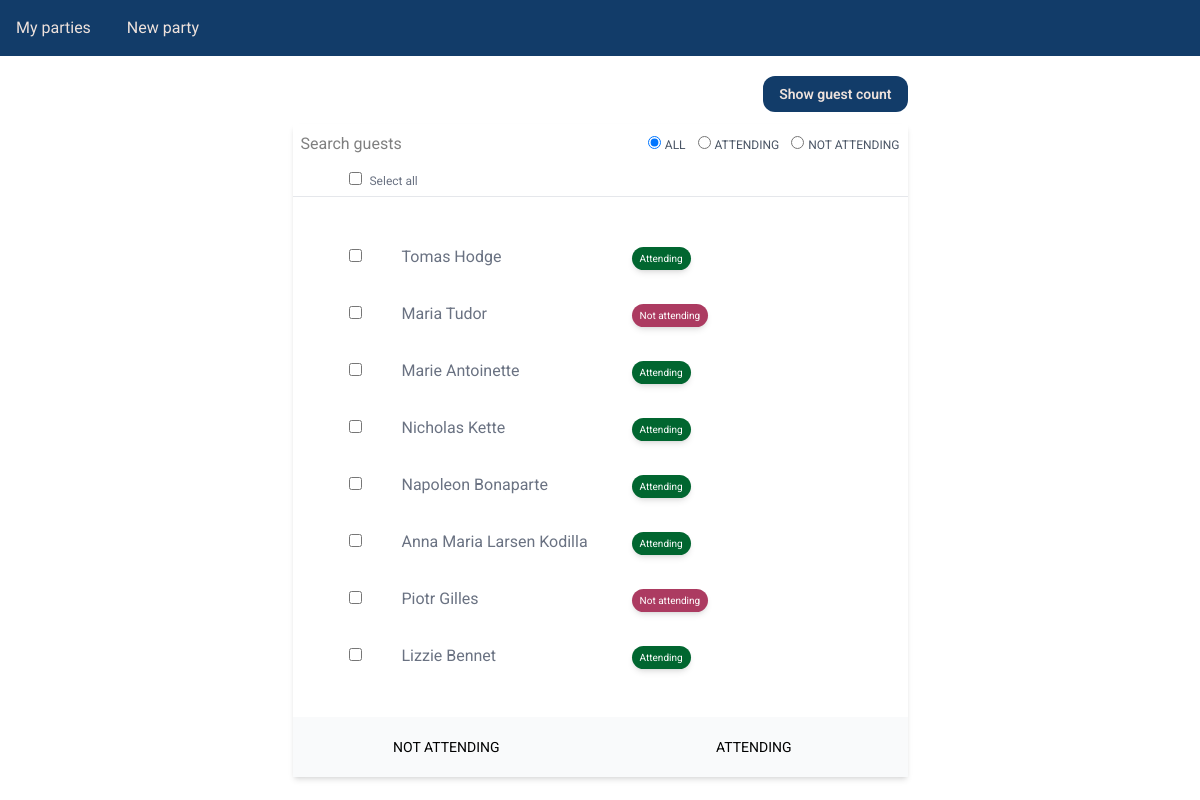
The app's page /party/00bb45a43936477b8113323c57f51f08/guests/, older data.
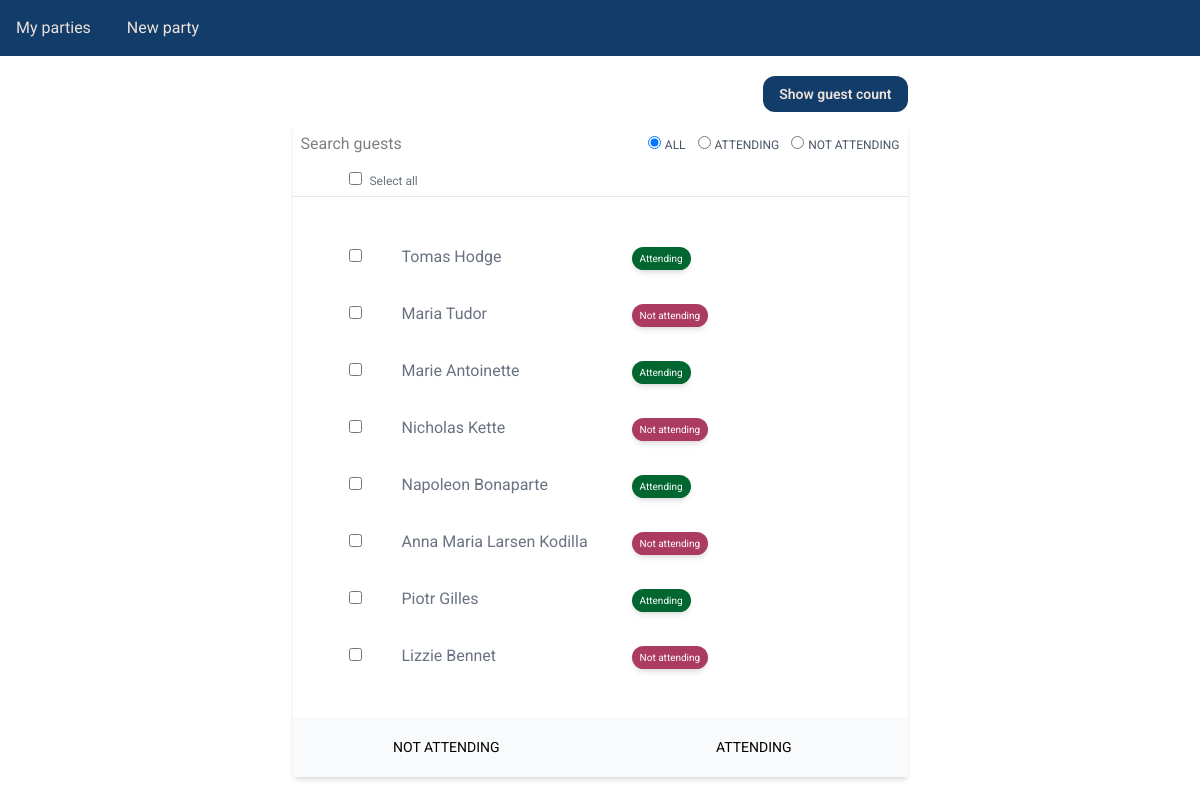
The same page, newer data.
### party_app/models.py (models this page shows)
class GuestBase(SQLModel):
    name: str = Field(sa_column=Column(String(100)))
    attending: bool = False
    party_id: UUID = Field(default=None, foreign_key="party.uuid")

class Guest(GuestBase, table=True):
    uuid: UUID = Field(default_factory=uuid4, primary_key=True)
    party: Party = Relationship(back_populates="guests")

### party_app/routes/guest_list.py (the view)
@router.get("/", name="guest_list_page", response_class=HTMLResponse)
def guest_list_page(
    party_id: UUID,
    request: Request,
    templates: Templates,
    session: Session = Depends(get_session),
):
    guests = session.exec(select(Guest).where(Guest.party_id == party_id)).all()
    attending_num = sum(1 for guest in guests if guest.attending)
    return templates.TemplateResponse(
        request=request,
        name="guest_list/page_guest_list.html",
        context={
            "party_id": party_id,
            "guests": guests,
            "attending_num": attending_num,
        },
    )

### party_app/templates/guest_list/page_guest_list.html (shortened to what this page needs)
{% extends 'base.html' %}
{% block content %}
<div class="w-5/8 min-w-fit m-auto text-right" x-data="{ guest_count: false}">
    <button class="btn-default mb-3 text-sm" x-on:click="guest_count = !guest_count"
        x-text="guest_count ? 'Hide guest count': 'Show guest count'">
    </button>
</div>
<div id="guest_list_container">
    <div class="w-5/8 bg-white shadow-md m-auto">
        {% include 'guest_list/partial_guest_filter.html' %}
        <div x-data="{ selected_all: false }">
            <div class="pl-14 py-1 text-gray-500 border-b-gray-200 border-b">
                <input type="checkbox" x-model="selected_all" class="border-gray-400">
                <span class="p-1 text-xs" x-text="selected_all ? 'Unselect all' : 'Select all'"></span>
            </div>
            <form class="table text-left text-gray-500 table-fixed min-w-fit p-8" id="guest-form">
                <div class="table-row-group" id="guests">
                    {% include 'guest_list/partial_guest_list.html' %}
                </div>
            </form>
        </div>
        <div class="bg-gray-50 grid grid-cols-2" hx-include="#guests" hx-target="#guests">
            <button class="p-5 uppercase text-sm cursor-pointer" type="button"
                hx-put="{{ url_for('mark_guests_not_attending_partial', party_id=party_id) }}">
                Not attending
            </button>
            <button class="p-5 uppercase text-sm cursor-pointer" type="button"
                hx-put="{{ url_for('mark_guests_attending_partial', party_id=party_id) }}">
                Attending
            </button>
        </div>
    </div>
</div>
{% endblock %}

### party_app/templates/base.html (shortened to what this page needs)
<!DOCTYPE html>
<html lang="en">
<head>
    <link href="{{url_for('static', path='css/output.css')}}" rel="stylesheet">
</head>
<body class="bg-color-powder-light">
    <nav class="bg-custom-blue">
        <a href="/" class="inline-block p-4 text-custom-powder-light font-dancing-script text-2x1">
            My parties
        </a>
        <a href="{{ url_for('new_party_form_page') }}" class="inline-block p-4 text-custom-powder-light">New party</a>
    </nav>
    <main class="container p-5 mx-auto">
        {% block content %}
        {% endblock %}
    </main>
</body>
</html>

### party_app/templates/guest_list/partial_guest_filter.html
<form id="guest_filter_form" hx-swap-oob="true" hx-post="{{ url_for('filter_guests_partial', party_id=party_id) }}"
    hx-trigger="keyup delay:500ms from:#guest_search, search, change from:#attending_filter" hx-target="#guests">
    <div class="grid grid-cols-2 gap-4 items-center">
        <div>
            <input type="search" class="p-2 bg-transparent" placeholder="Search guests" id="guest_search"
                name="guest_search">
        </div>
        <div class="text-right" id="attending_filter">
            <input type="radio" id="all" name="attending_filter" value="all" checked>
            <label for="all" class="uppercase text-xs text-gray-600 pr-2">All</label>
            <input type="radio" id="attending" name="attending_filter" value="attending">
            <label for="attending" class="uppercase text-xs text-gray-600 pr-2">Attending</label>
            <input type="radio" id="not_attending" name="attending_filter" value="not_attending">
            <label for="not_attending" class="uppercase text-xs text-gray-600 pr-2">Not attending</label>
        </div>
    </div>
</form>

### party_app/templates/guest_list/partial_guest_list.html
{% for guest in guests %}
<div class="table-row">
    <div class="table-cell py-4 px-6 w-4">
        <input type="checkbox" value="{{ guest.uuid }}" name="guest_ids" x-bind:checked="selected_all">
    </div>
    <div class="table-cell py-4 px-4 text-left">
        {{ guest.name }}
    </div>
    <div class="table-cell py-4 px-4 text-left">
        <button
            class="ml-3 py-1 px-2 shadow-md rounded-full text-white text-[10px] {{'bg-green-800' if guest.attending else 'bg-custom-red'}}">
            {{ 'Attending' if guest.attending else 'Not attending' }}
        </button>
    </div>
</div>
{% endfor %}

Row changes from the older to the newer data that the page shows:
changed Guest "Nicholas Kette": attending "Attending" → "Not attending"
changed Guest "Anna Maria Larsen Kodilla": attending "Attending" → "Not attending"
changed Guest "Piotr Gilles": attending "Not attending" → "Attending"
changed Guest "Lizzie Bennet": attending "Attending" → "Not attending"
